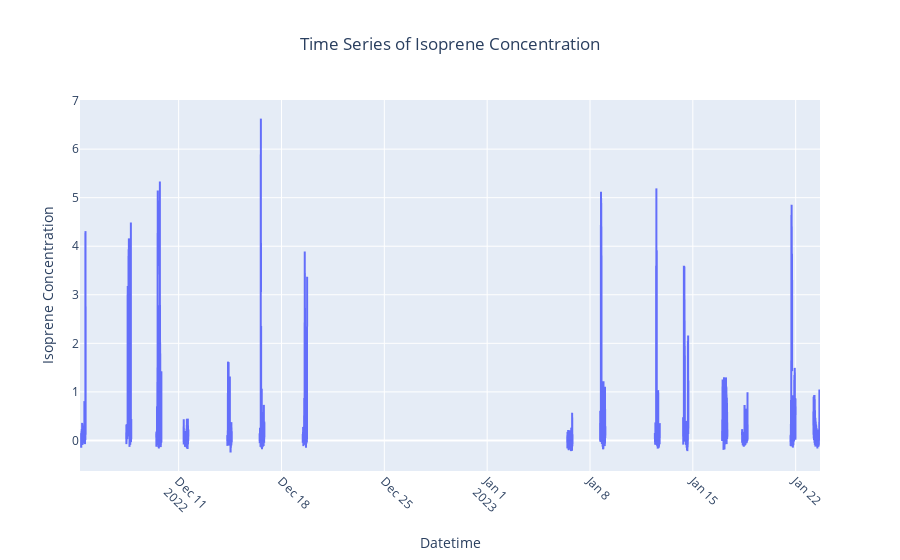

The notebook cell saved with this chart:
### Code cell
# Ensure the datetime column is in the correct format
df['datetime'] = pd.to_datetime(df['datetime'])

# Create the time series plot for Isoprene
fig = px.line(df, x='datetime', y='Isoprene', 
              labels={'datetime': 'Datetime', 'Isoprene': 'Isoprene Concentration'},
              title='Time Series of Isoprene Concentration')

# Update the layout for better readability
fig.update_layout(xaxis_title='Datetime',
                  yaxis_title='Isoprene Concentration',
                  xaxis=dict(tickangle=45),
                  title_x=0.5)

# Show the plot
fig.show()

### Figure 1 — Plotly figure (JSON) as saved in the notebook; plotly's stock layout.template omitted (floating-point values rounded to 4 significant figures; data arrays with more than 128 entries replaced by an {"elided": "..."} marker saying what was removed)
{"data": [{"hovertemplate": "Datetime=%{x}<br>Isoprene Concentration=%{y}<extra></extra>", "legendgroup": "", "line": {"color": "#636efa", "dash": "solid"}, "marker": {"symbol": "circle"}, "mode": "lines", "name": "", "showlegend": false, "type": "scattergl", "x": {"elided": "18954 str values"}, "xaxis": "x", "y": {"elided": "18954 float values"}, "yaxis": "y"}], "layout": {"legend": {"tracegroupgap": 0}, "title": {"text": "Time Series of Isoprene Concentration", "x": 0.5}, "xaxis": {"anchor": "y", "domain": [0, 1], "tickangle": 45, "title": {"text": "Datetime"}}, "yaxis": {"anchor": "x", "domain": [0, 1], "title": {"text": "Isoprene Concentration"}}}}
